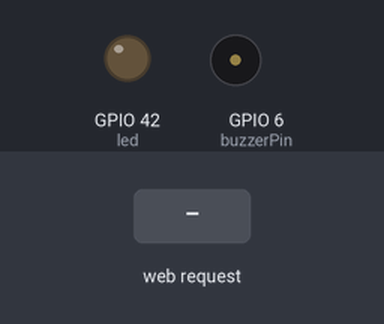
This sketch was run on a simulated ESP32-S3. Parts: output pins drawn as LEDs (lit = HIGH), buzzer (waves = sounding). The inputs (shaded band) are chosen by the test bench. WiFi joins after 1.5 s; servers stay silent unless stated; what the sketch prints to the serial monitor is not drawn.

Above: at 2.7 s.
2.8 s: HTTP request GET /on received
At 4.0 s:
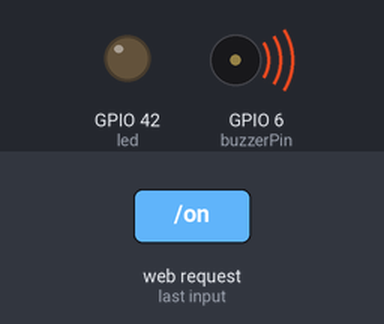
4.3 s: HTTP request GET /off received
At 5.2 s:
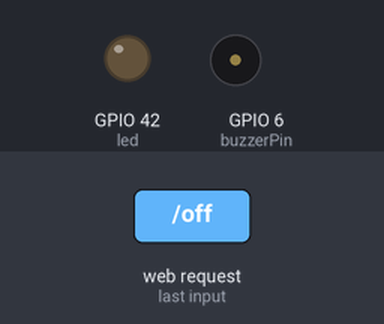
Timing chart, 0 to 7.3 s (numbered marks = the images above; inputs shaded):
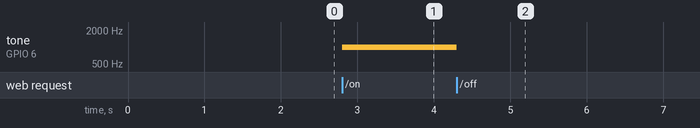

Measured:
- after the input at 2.8 s, tone on GPIO 6 (buzzerPin): silent → 1000 Hz at once
- after the input at 4.3 s, tone on GPIO 6 (buzzerPin): 1000 Hz → silent at once

The sketch:

sketch_feb24a.ino
```cpp
#include <WiFi.h>
#include <WiFiClient.h>
#include <WebServer.h>
#include <ESPmDNS.h>

const char* ssid = "abcd";
const char* password = "12345678";
const int buzzerPin = 6;
bool isOn = false;
WebServer server(80);

const int led = 42;

void handleRoot() {
  digitalWrite(led, 1);
  server.send(200, "text/plain", "hello I am Naruto");
  digitalWrite(led, 0);
}

void handleNotFound() {
  digitalWrite(led, 1);
  String message = "File Not Found\n\n";
  message += "URI: ";
  message += server.uri();
  message += "\nMethod: ";
  message += (server.method() == HTTP_GET) ? "GET" : "POST";
  message += "\nArguments: ";
  message += server.args();
  message += "\n";
  for (uint8_t i = 0; i < server.args(); i++) {
    message += " " + server.argName(i) + ": " + server.arg(i) + "\n";
  }
  server.send(404, "text/plain", message);
  digitalWrite(led, 0);
}

void setup(void) {
  pinMode(led, OUTPUT);
   pinMode(buzzerPin, OUTPUT);
  digitalWrite(led, 0);
  Serial.begin(115200);
  WiFi.mode(WIFI_STA);
  WiFi.begin(ssid, password);
  Serial.println("");

  // Wait for connection
  while (WiFi.status() != WL_CONNECTED) {
    delay(500);
    Serial.print(".");
  }
  Serial.println("");
  Serial.print("Connected to ");
  Serial.println(ssid);
  Serial.print("IP address: ");
  Serial.println(WiFi.localIP());

  if (MDNS.begin("esp32")) {
    Serial.println("MDNS responder started");
  }

  server.on("/", handleRoot);
  server.on("/on", []() {
  if(!isOn)
  {
    server.send(200, "text/plain", "This is Nobitha");
     tone(buzzerPin, 1000);
      isOn = true;
}});

  server.on("/off", []() {
  if(isOn)
  {
    server.send(200, "text/plain", "This is Nobitha");
    noTone(buzzerPin);
      isOn = false;
}});


  server.onNotFound(handleNotFound);

  server.begin();
  Serial.println("HTTP server started");
}

void loop(void) {
  server.handleClient();
  delay(2);//allow the cpu to switch to other tasks
}
```
